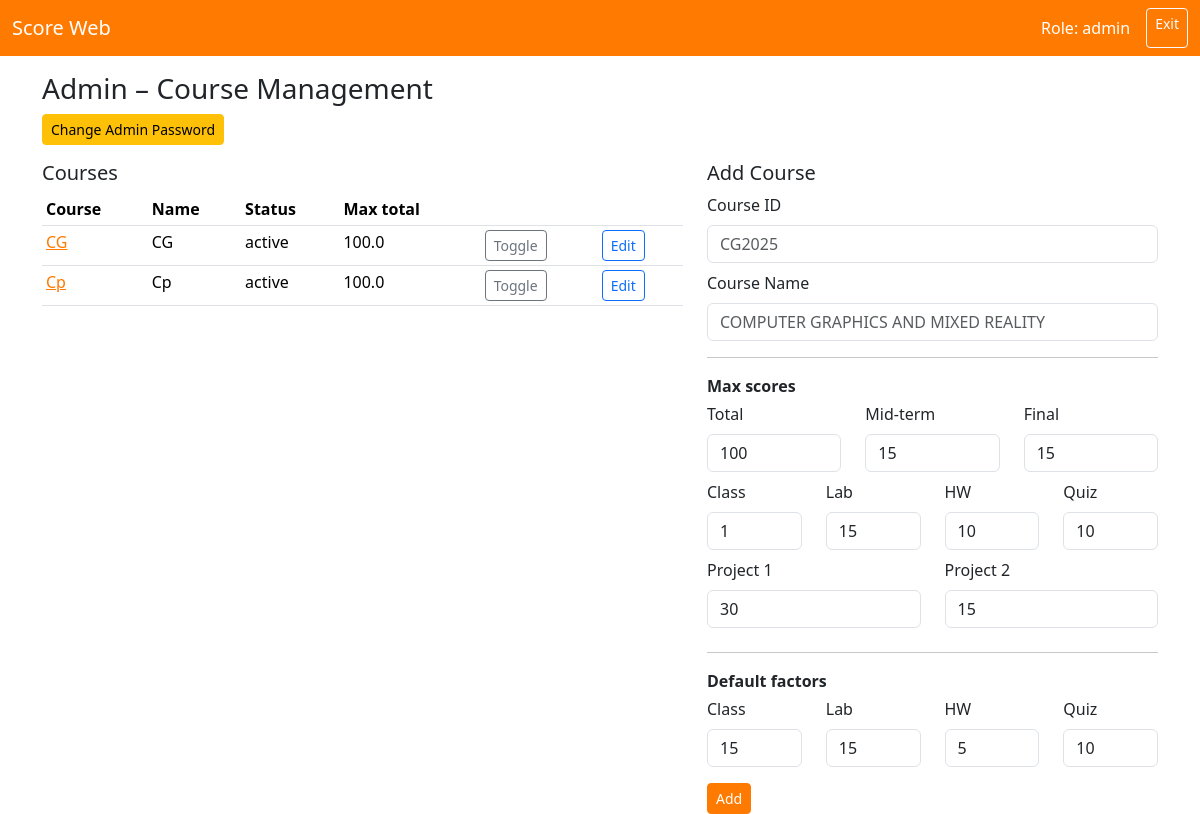
The page /admin (signed in) on the database as committed earlier.
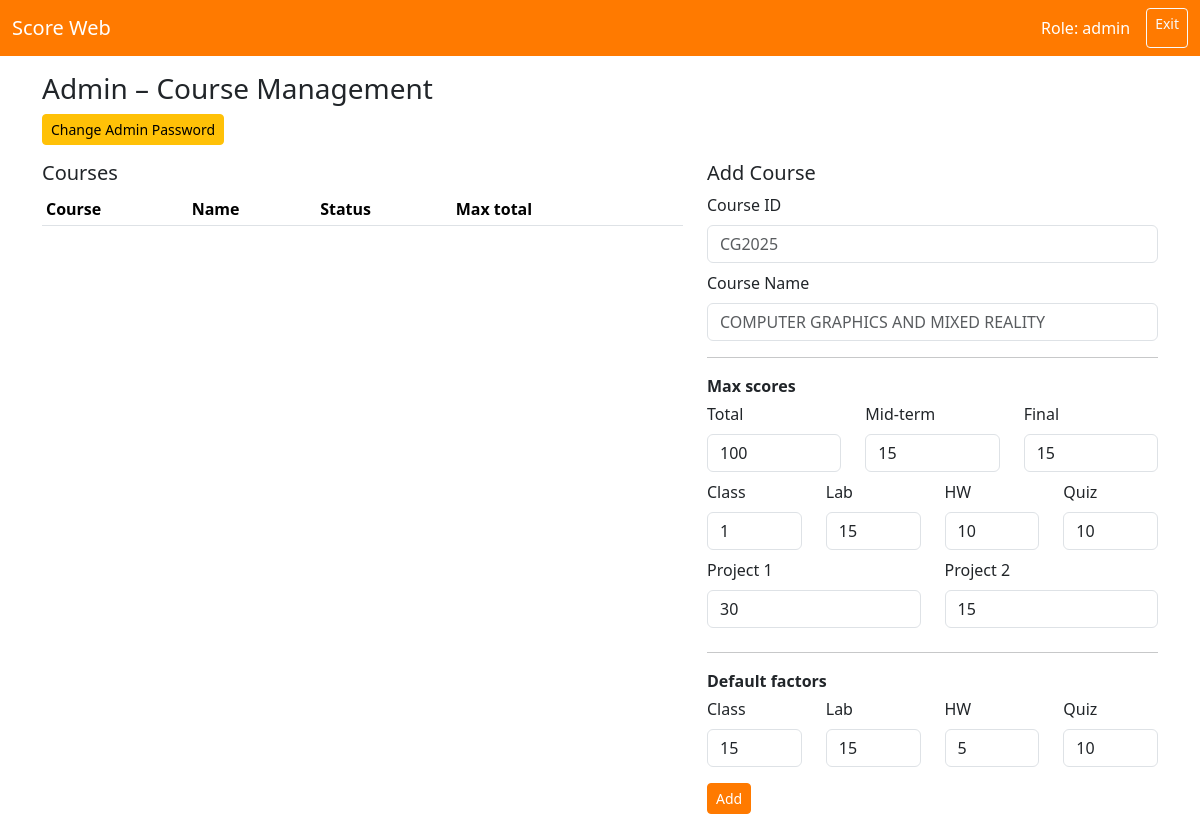
The same page on the database as committed later.
### tables this page shows
CREATE TABLE courses (
        course TEXT PRIMARY KEY,
        name   TEXT NOT NULL,
        status TEXT NOT NULL CHECK (status IN ('active', 'suspend')),

        -- max scores
        max_total REAL,
        max_mid   REAL,
        max_final REAL,
        max_class REAL,
        max_lab   REAL,
        max_hw    REAL,
        max_quiz  REAL,
        max_p1    REAL,
        max_p2    REAL,

        -- default factors
        class_factor REAL,
        lab_factor   REAL,
        hw_factor    REAL,
        quiz_factor  REAL
    );

### app.py (the view)
@app.route("/admin")
def admin_home():
    if not require_admin():
        return redirect(url_for("login"))
    conn = get_db()
    courses = conn.execute(
        "SELECT * FROM courses ORDER BY course"
    ).fetchall()
    conn.close()
    return render_template("admin_home.html", courses=courses)

### app.py (called while the page is built)
def get_db():
    conn = sqlite3.connect(DB_PATH)
    conn.row_factory = sqlite3.Row
    return conn

def require_admin():
    if session.get("role") != "admin":
        return False
    return True

### templates/admin_home.html
{% extends "base.html" %}
{% block content %}
<h3>Admin – Course Management</h3>
<a href="{{ url_for('admin_change_password') }}" class="btn btn-warning btn-sm mb-3">
  Change Admin Password
</a>
<div class="row">
  <div class="col-md-7">
    <h5>Courses</h5>
    <table class="table table-sm">
      <thead>
        <tr>
          <th>Course</th>
          <th>Name</th>
          <th>Status</th>
          <th>Max total</th>
          <th></th>
          <th></th>
        </tr>
      </thead>
      <tbody>
        {% for c in courses %}
        <tr>
          <td>
            <a href="{{ url_for('admin_course', course_id=c['course']) }}">
              {{ c['course'] }}
            </a>
          </td>
          <td>{{ c['name'] }}</td>
          <td>{{ c['status'] }}</td>
          <td>
            {% if c['max_total'] is not none %}
              {{ "%.1f"|format(c['max_total']) }}
            {% endif %}
          </td>
          <td>
            <a href="{{ url_for('admin_toggle_course', course_id=c['course']) }}"
               class="btn btn-sm btn-outline-secondary">
              Toggle
            </a>
          </td>
          <td>
            <a href="{{ url_for('admin_edit_course', course_id=c['course']) }}"
               class="btn btn-sm btn-outline-primary">
              Edit
            </a>
          </td>
        </tr>
        {% endfor %}
      </tbody>
    </table>
  </div>
  <div class="col-md-5">
    <h5>Add Course</h5>
    <form method="post" action="{{ url_for('admin_add_course') }}">
      <div class="mb-2">
        <label class="form-label">Course ID</label>
        <input type="text" name="course" class="form-control"
               placeholder="CG2025" required>
      </div>
      <div class="mb-2">
        <label class="form-label">Course Name</label>
        <input type="text" name="name" class="form-control"
               placeholder="COMPUTER GRAPHICS AND MIXED REALITY" required>
      </div>
      <hr>
      <p class="fw-semibold mb-1">Max scores</p>
      <div class="row">
        <div class="col-4 mb-2">
          <label class="form-label">Total</label>
          <input type="number" step="0.1" name="max_total" class="form-control"
                 value="100">
        </div>
        <div class="col-4 mb-2">
          <label class="form-label">Mid-term</label>
          <input type="number" step="0.1" name="max_mid" class="form-control"
                 value="15">
        </div>
        <div class="col-4 mb-2">
          <label class="form-label">Final</label>
          <input type="number" step="0.1" name="max_final" class="form-control"
                 value="15">
        </div>
      </div>
      <div class="row">
        <div class="col-3 mb-2">
          <label class="form-label">Class</label>
          <input type="number" step="0.1" name="max_class" class="form-control"
                 value="1">
        </div>
        <div class="col-3 mb-2">
          <label class="form-label">Lab</label>
          <input type="number" step="0.1" name="max_lab" class="form-control"
                 value="15">
        </div>
        <div class="col-3 mb-2">
          <label class="form-label">HW</label>
          <input type="number" step="0.1" name="max_hw" class="form-control"
                 value="10">
        </div>
        <div class="col-3 mb-2">
          <label class="form-label">Quiz</label>
          <input type="number" step="0.1" name="max_quiz" class="form-control"
                 value="10">
        </div>
      </div>
      <div class="row">
        <div class="col-6 mb-2">
          <label class="form-label">Project 1</label>
          <input type="number" step="0.1" name="max_p1" class="form-control"
                 value="30">
        </div>
        <div class="col-6 mb-2">
          <label class="form-label">Project 2</label>
          <input type="number" step="0.1" name="max_p2" class="form-control"
                 value="15">
        </div>
      </div>
      <hr>
      <p class="fw-semibold mb-1">Default factors</p>
      <div class="row">
        <div class="col-3 mb-2">
          <label class="form-label">Class</label>
          <input type="number" step="0.01" name="class_factor" class="form-control"
                 value="15">
        </div>
        <div class="col-3 mb-2">
          <label class="form-label">Lab</label>
          <input type="number" step="0.01" name="lab_factor" class="form-control"
                 value="15">
        </div>
        <div class="col-3 mb-2">
          <label class="form-label">HW</label>
          <input type="number" step="0.01" name="hw_factor" class="form-control"
                 value="5">
        </div>
        <div class="col-3 mb-2">
          <label class="form-label">Quiz</label>
          <input type="number" step="0.01" name="quiz_factor" class="form-control"
                 value="10">
        </div>
      </div>
      <button type="submit" class="btn btn-primary btn-sm mt-2">Add</button>
    </form>
  </div>
</div>
{% endblock %}

### templates/base.html (shortened to what this page needs)
<!doctype html>
<html lang="en">
<head>
    <link
      href="https://cdn.jsdelivr.net/npm/bootstrap@5.3.3/dist/css/bootstrap.min.css"
      rel="stylesheet">
</head>
<body>
<nav class="navbar navbar-expand-lg navbar-orange mb-3">
    <div class="container-fluid">
        <a class="navbar-brand" href="#">Score Web</a>
        <div class="d-flex">
            {% if session.role %}
                <span class="navbar-text me-3">
                    Role: {{ session.role }}
                </span>
                <a href="{{ url_for('logout') }}" class="btn btn-outline-light btn-sm">
                    Exit
                </a>
            {% endif %}
        </div>
    </div>
</nav>
<div class="container">
    {% block content %}{% endblock %}
</div>
</body>
</html>

### templates/base.html (style rules this page uses)
:root { --brand-orange: #ff7a00; --brand-orange-dark: #e56d00; }
.navbar-orange { background-color: var(--brand-orange); }
.navbar-orange .navbar-brand, .navbar-orange .navbar-text, .navbar-orange .nav-link { color: #fff !important; }
.btn-primary { background-color: var(--brand-orange); border-color: var(--brand-orange); }
a { color: var(--brand-orange); }

Rows that differ between the two databases and show on the page:
removed courses: course "CG", name "CG", status "active", max_total "100.0"
removed courses: course "Cp", name "Cp", status "active", max_total "100.0"
